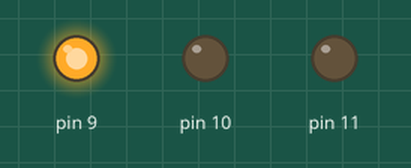
Simulated run of this sketch. Board: Arduino Uno, built with avr-gcc and run on an emulated ATmega328P. On the bench: output pins drawn as LEDs (lit = HIGH). What the sketch prints to the serial monitor is not drawn.

Above: at 0.15 s.
Timing chart, 0 to 1.6 s (numbered marks = the images above):
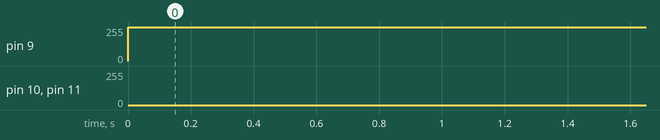

Measured:
- by itself, pin 9: 0/255 → 255/255 at 0.00 s

The sketch:

KY-016.ino
```cpp
void setup() {
  Serial.begin(9600);
  for (int x=9; x<12; x++){pinMode(x, OUTPUT);}
}

void loop() {
  for (int val=255; val>0; val--){
    analogWrite(11, val);
    analogWrite(10, 255-val);
    analogWrite(9, 128-val);

    Serial.println(val, DEC);
    delay(5);
    }

  for (int val=0; val<255; val++){
    analogWrite(11, val);
    analogWrite(10, 255-val);
    analogWrite(9, 128-val);

    Serial.println(val, DEC);
    delay(5);
    }
}
```
